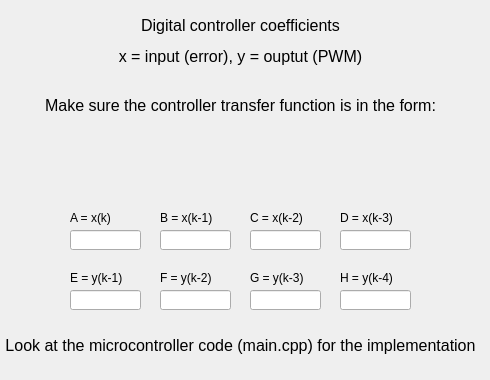
   <widget class="QWidget" name="Digital">
    <attribute name="title">
     <string>Discrete Contr</string>
    </attribute>
    <widget class="QLabel" name="label">
     <property name="geometry">
      <rect>
       <x>10</x>
       <y>10</y>
       <width>461</width>
       <height>111</height>
      </rect>
     </property>
     <property name="font">
      <font>
       <pointsize>12</pointsize>
      </font>
     </property>
     <property name="text">
      <string>&lt;html&gt;&lt;head/&gt;&lt;body&gt;&lt;p align=&quot;center&quot;&gt;Digital controller coefficients&lt;/p&gt;&lt;p align=&quot;center&quot;&gt;x = input (error), y = ouptut (PWM)&lt;/p&gt;&lt;p align=&quot;center&quot;&gt;&lt;br/&gt;Make sure the controller transfer function is in the form:&lt;/p&gt;&lt;/body&gt;&lt;/html&gt;</string>
     </property>
    </widget>
    <widget class="QLabel" name="C_label">
     <property name="geometry">
      <rect>
       <x>250</x>
       <y>210</y>
       <width>61</width>
       <height>16</height>
      </rect>
     </property>
     <property name="text">
      <string>C = x(k-2)</string>
     </property>
    </widget>
    <widget class="QLineEdit" name="H">
     <property name="geometry">
      <rect>
       <x>340</x>
       <y>290</y>
       <width>71</width>
       <height>20</height>
      </rect>
     </property>
    </widget>
    <widget class="QLabel" name="F_label">
     <property name="geometry">
      <rect>
       <x>160</x>
       <y>270</y>
       <width>61</width>
       <height>16</height>
      </rect>
     </property>
     <property name="text">
      <string>F = y(k-2)</string>
     </property>
    </widget>
    <widget class="QLineEdit" name="A">
     <property name="geometry">
      <rect>
       <x>70</x>
       <y>230</y>
       <width>71</width>
       <height>20</height>
      </rect>
     </property>
    </widget>
    <widget class="QLabel" name="H_label">
     <property name="geometry">
      <rect>
       <x>340</x>
       <y>270</y>
       <width>61</width>
       <height>16</height>
      </rect>
     </property>
     <property name="text">
      <string>H = y(k-4)</string>
     </property>
    </widget>
    <widget class="QLabel" name="B_label">
     <property name="geometry">
      <rect>
       <x>160</x>
       <y>210</y>
       <width>61</width>
       <height>16</height>
      </rect>
     </property>
     <property name="text">
      <string>B = x(k-1)</string>
     </property>
    </widget>
    <widget class="QLineEdit" name="G">
     <property name="geometry">
      <rect>
       <x>250</x>
       <y>290</y>
       <width>71</width>
       <height>20</height>
      </rect>
     </property>
    </widget>
    <widget class="QLineEdit" name="C">
     <property name="geometry">
      <rect>
       <x>250</x>
       <y>230</y>
       <width>71</width>
       <height>20</height>
      </rect>
     </property>
    </widget>
    <widget class="QLineEdit" name="F">
     <property name="geometry">
      <rect>
       <x>160</x>
       <y>290</y>
       <width>71</width>
       <height>20</height>
      </rect>
     </property>
    </widget>
    <widget class="QLabel" name="D_label">
     <property name="geometry">
      <rect>
       <x>340</x>
       <y>210</y>
       <width>61</width>
       <height>16</height>
      </rect>
     </property>
     <property name="text">
      <string>D = x(k-3)</string>
     </property>
    </widget>
    <widget class="QLineEdit" name="D">
     <property name="geometry">
      <rect>
       <x>340</x>
       <y>230</y>
       <width>71</width>
       <height>20</height>
      </rect>
     </property>
    </widget>
    <widget class="QLabel" name="G_label">
     <property name="geometry">
      <rect>
       <x>250</x>
       <y>270</y>
       <width>71</width>
       <height>16</height>
      </rect>
     </property>
     <property name="text">
      <string>G = y(k-3)</string>
     </property>
    </widget>
    <widget class="QLineEdit" name="E">
     <property name="geometry">
      <rect>
       <x>70</x>
       <y>290</y>
       <width>71</width>
       <height>20</height>
      </rect>
     </property>
    </widget>
    <widget class="QLineEdit" name="B">
     <property name="geometry">
      <rect>
       <x>160</x>
       <y>230</y>
       <width>71</width>
       <height>20</height>
      </rect>
     </property>
    </widget>
    <widget class="QLabel" name="E_label">
     <property name="geometry">
      <rect>
       <x>70</x>
       <y>270</y>
       <width>61</width>
       <height>16</height>
      </rect>
     </property>
     <property name="text">
      <string>E = y(k-1)</string>
     </property>
    </widget>
    <widget class="QLabel" name="A_label">
     <property name="geometry">
      <rect>
       <x>70</x>
       <y>210</y>
       <width>51</width>
       <height>16</height>
      </rect>
     </property>
     <property name="text">
      <string>A = x(k)</string>
     </property>
    </widget>
    <widget class="QLabel" name="label_2">
     <property name="geometry">
      <rect>
       <x>40</x>
       <y>130</y>
       <width>391</width>
       <height>51</height>
      </rect>
     </property>
     <property name="text">
      <string/>
     </property>
     <property name="pixmap">
      <pixmap>Implemented_H(z).png</pixmap>
     </property>
     <property name="scaledContents">
      <bool>true</bool>
     </property>
    </widget>
    <widget class="QLabel" name="label_3">
     <property name="geometry">
      <rect>
       <x>0</x>
       <y>320</y>
       <width>481</width>
       <height>51</height>
      </rect>
     </property>
     <property name="font">
      <font>
       <pointsize>12</pointsize>
      </font>
     </property>
     <property name="text">
      <string>&lt;html&gt;&lt;head/&gt;&lt;body&gt;&lt;p align=&quot;center&quot;&gt;Look at the microcontroller code (main.cpp) for the implementation&lt;/p&gt;&lt;/body&gt;&lt;/html&gt;</string>
     </property>
    </widget>
   </widget>
